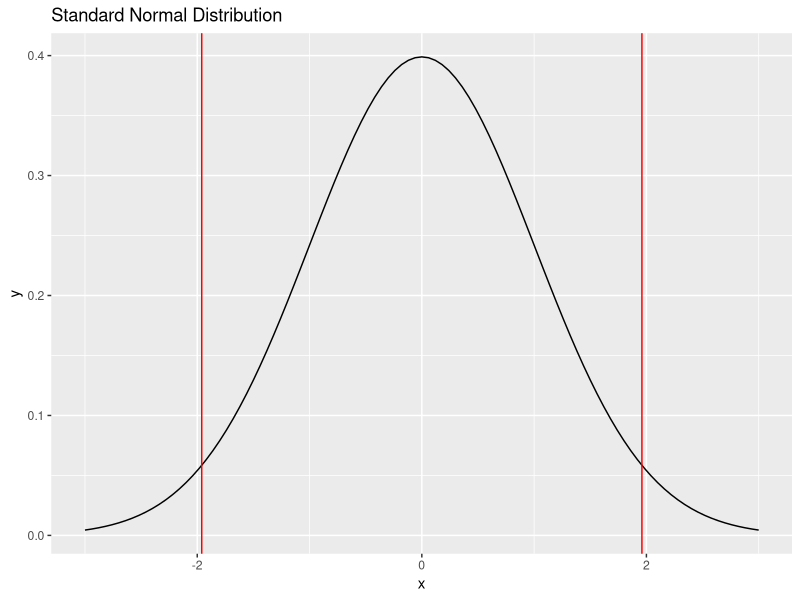
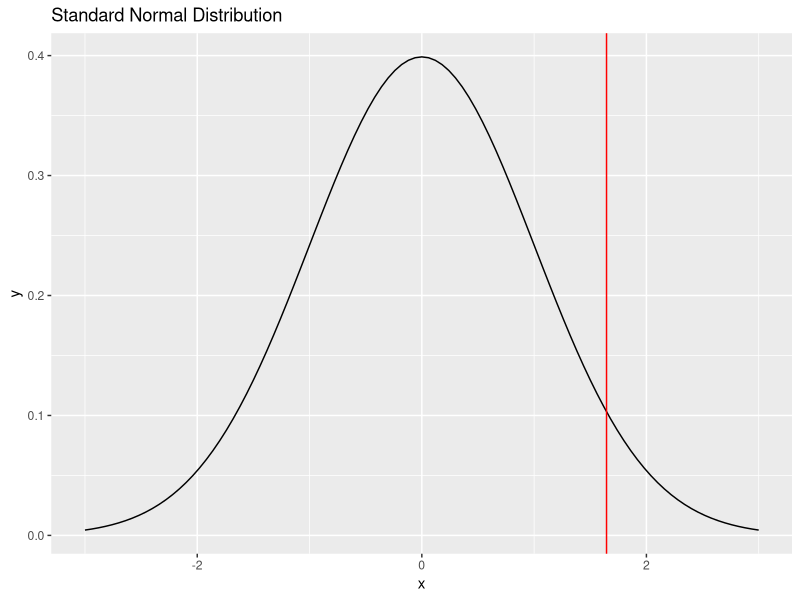
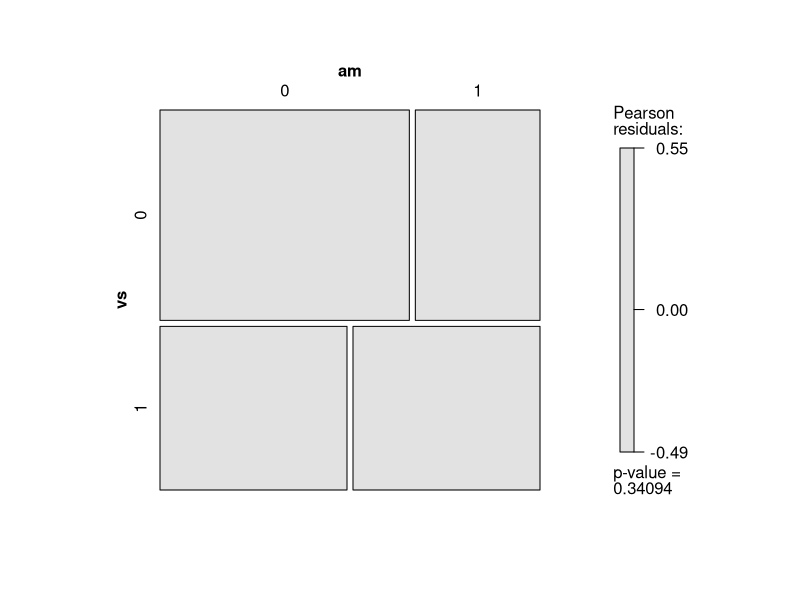
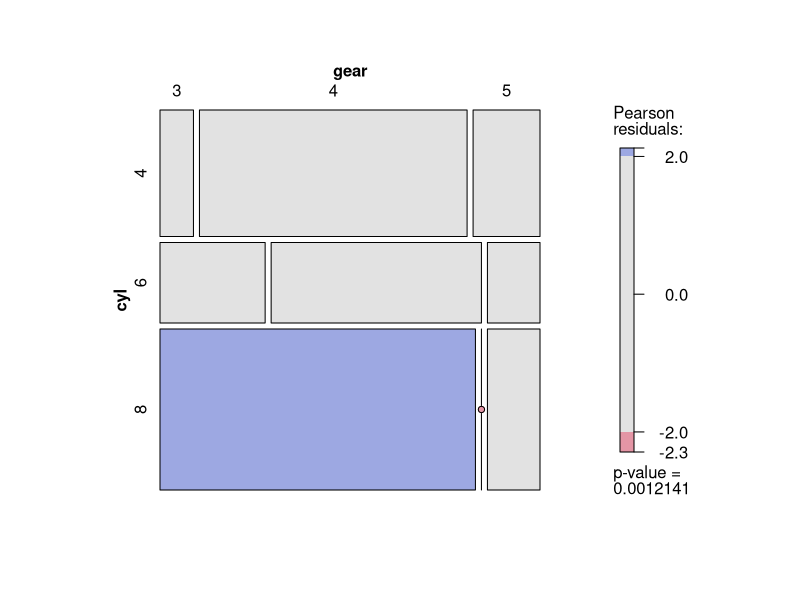

Source code (R) for these figures, in order:
library(tidyverse)

# Concept of Parametric Test

ggplot(data.frame(x = c(-3, 3)), aes(x)) +
  stat_function(fun = dnorm) +
  geom_vline(xintercept = qnorm(0.025), col = "red") +
  geom_vline(xintercept = qnorm(0.975), col = "red") +
  labs(title = "Standard Normal Distribution")

# confidence level / confidence interval
# significance level / significance probability (p-value)
# two-sided test / one-sided test

ggplot(data.frame(x = c(-3, 3)), aes(x)) +
  stat_function(fun = dnorm) +
  geom_vline(xintercept = qnorm(0.95), col = "red") +
  labs(title = "Standard Normal Distribution")

# Independence

mtcars
str(mtcars)
?mtcars

(df <- mtcars[, c(1, 8, 9, 2, 10, 3, 4, 6)])

(tb1 <- with(df, table(vs, am)))
(tb2 <- with(df, table(cyl, gear)))

chisq.test(df$vs, df$am)
chisq.test(df$vs, df$am, simulate.p.value = T)

chisq.test(df$cyl, df$gear)
chisq.test(df$cyl, df$gear, simulate.p.value = T)

chisq.test(tb2)
chisq.test(tb2, simulate.p.value = T)

fisher.test(tb2,
            conf.level = 0.95,
            alternative = c("two.sided"))
fisher.test(tb2,
            conf.level = 0.95,
            alternative = c("two.sided"),
            simulate.p.value = T)

library(vcd)

assocstats(tb1)
mosaic(tb1, shade = T)

assocstats(tb2)
mosaic(tb2, shade = T)

# Goodness of fit

apply(tb2, 1, sum)
apply(prop.table(tb2), 1, sum)

chisq.test(apply(tb2, 1, sum))
chisq.test(apply(tb2, 1, sum),
           c(0.3, 0.2, 0.4))
chisq.test(apply(tb2, 1, sum),
           c(0.3, 0.2, 0.4),
           simulate.p.value = T)

rm(list=ls())
